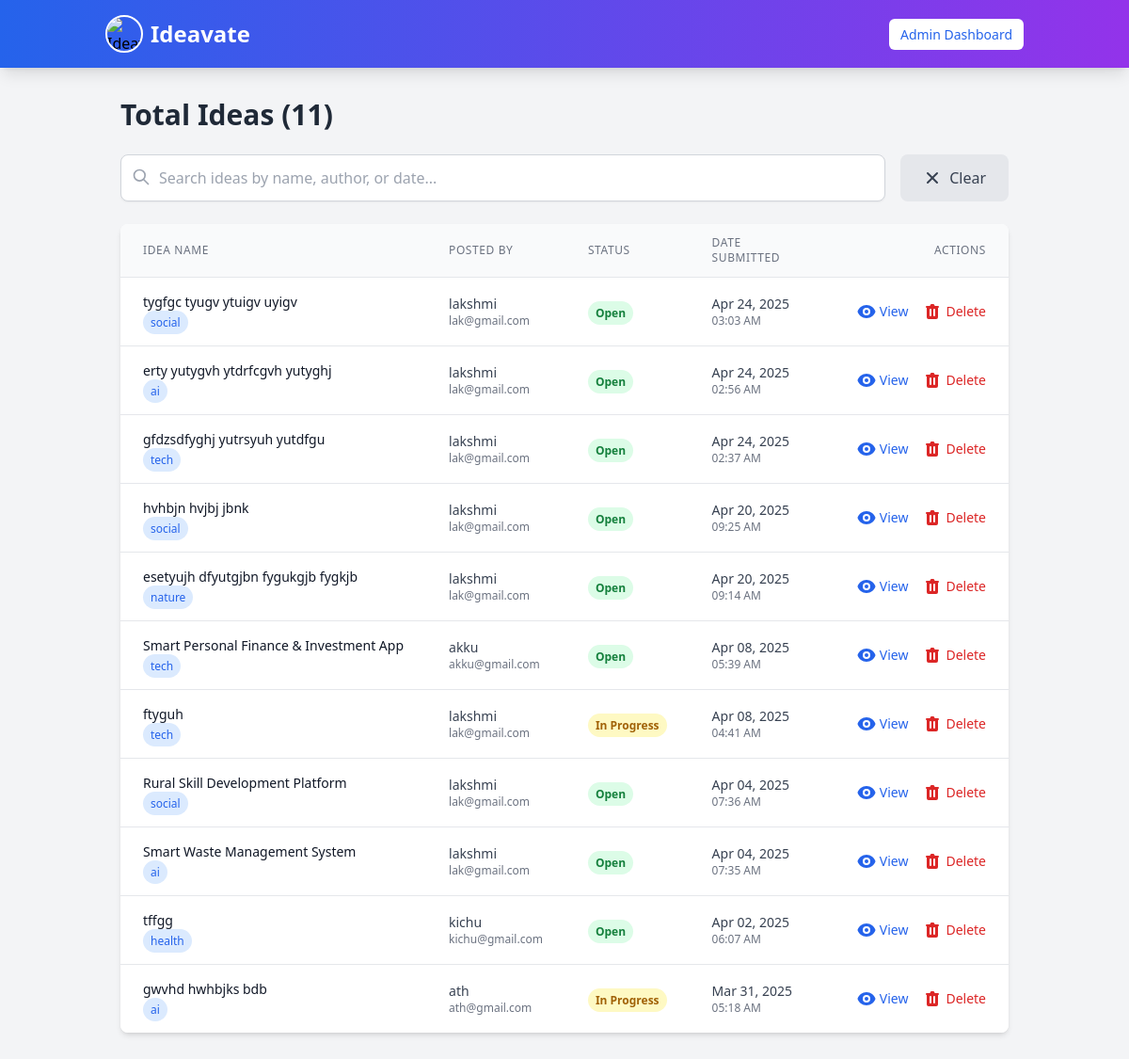
Before: /admin_dashboard/ideas/ (signed in) with the older database file.
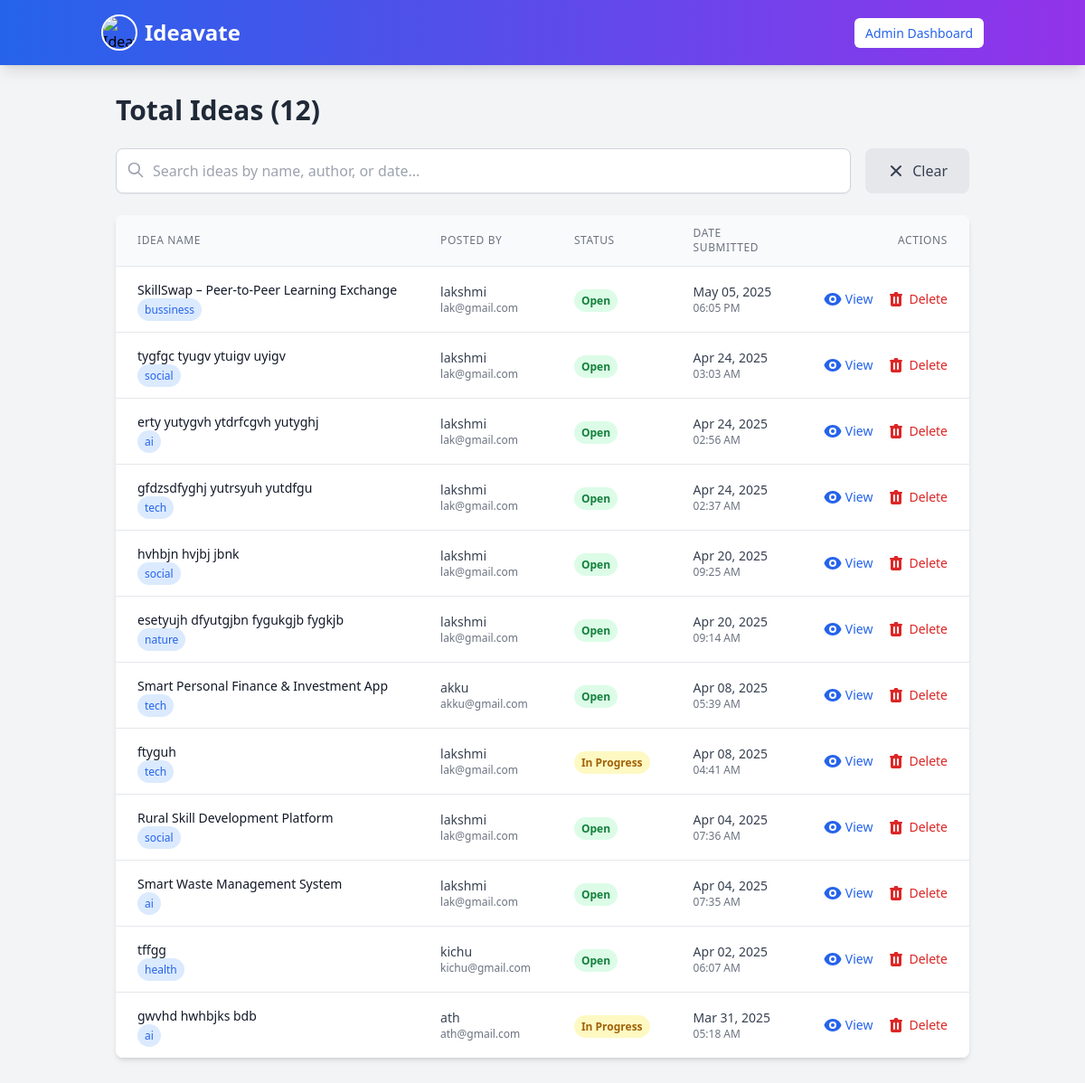
After: the same page with the newer database file.
### myapp/models.py (models this page shows, shortened)
class Idea(models.Model):
    user = models.ForeignKey(User, on_delete=models.CASCADE, related_name="ideas")
    idea_name = models.CharField(max_length=100)
    description = models.TextField(blank=True)
    category = models.CharField(max_length=100, blank=True, null=True)  # Example: Tech, Health, AI
    funding_goal = models.DecimalField(max_digits=10, decimal_places=2, null=True, blank=True)
    estimated_investment = models.DecimalField(max_digits=10, decimal_places=2, null=True, blank=True)
    collaboration = models.BooleanField(default=False)
    status = models.CharField(
        max_length=20,
        choices=[("open", "Open for Investment"), ("progress", "In Progress"), ("completed", "Completed")],
        default="open"
    )
    created_at = models.DateTimeField(auto_now_add=True)  # Timestamp when idea is posted
    updated_at = models.DateTimeField(auto_now=True)  # Timestamp when idea is modified
    class Meta:
        verbose_name = "Idea"
        verbose_name_plural = "Ideas"
        ordering = ["-created_at"]  # Show newest ideas first

class User(AbstractUser):
    is_user = models.BooleanField(default=False)
    is_organization = models.BooleanField(default=False)
    groups = models.ManyToManyField(Group, related_name="custom_user_groups", blank=True)
    user_permissions = models.ManyToManyField(Permission, related_name="custom_user_permissions", blank=True)

### myapp/views.py (the view)
# urls.py: path("admin_dashboard/ideas/",views. admin_ideas, name="admin_ideas"),
@user_passes_test(is_admin, login_url="signin")
def admin_ideas(request):
    ideas = Idea.objects.all()
    return render(request, "admin_ideas.html", {"ideas": ideas})

### myapp/views.py (called while the page is built)
def is_admin(user):
    return user.is_authenticated and user.is_superuser

### templates/admin_ideas.html (shortened to what the changed rows need)
{% extends "navbar.html" %}
{% block content %}
<div class="container mx-auto p-6">
    <h1 class="text-3xl font-bold text-gray-800 mb-6">Total Ideas ({{ ideas|length }})</h1>
    <div class="flex flex-col md:flex-row gap-4 mb-6">
        <div class="flex-1 relative">
        </div>
        <button onclick="clearSearch()"
                class="px-6 py-3 bg-gray-200 text-gray-700 rounded-lg hover:bg-gray-300 transition flex items-center gap-2">
        </button>
    </div>
    <div class="overflow-x-auto bg-white rounded-lg shadow-md">
        <table class="min-w-full divide-y divide-gray-200">
            <thead class="bg-gray-50">
                <tr>
                    <th scope="col" class="px-6 py-3 text-left text-xs font-medium text-gray-500 uppercase tracking-wider cursor-pointer hover:bg-gray-100" onclick="sortTable(0)">
                        Idea Name
                    </th>
                    <th scope="col" class="px-6 py-3 text-left text-xs font-medium text-gray-500 uppercase tracking-wider cursor-pointer hover:bg-gray-100" onclick="sortTable(1)">
                        Posted By
                    </th>
                    <th scope="col" class="px-6 py-3 text-left text-xs font-medium text-gray-500 uppercase tracking-wider cursor-pointer hover:bg-gray-100" onclick="sortTable(2)">
                        Status
                    </th>
                    <th scope="col" class="px-6 py-3 text-left text-xs font-medium text-gray-500 uppercase tracking-wider cursor-pointer hover:bg-gray-100" onclick="sortTable(3)">
                        Date Submitted
                    </th>
                    <th scope="col" class="px-6 py-3 text-right text-xs font-medium text-gray-500 uppercase tracking-wider">
                        Actions
                    </th>
                </tr>
            </thead>
            <tbody id="ideaTable" class="bg-white divide-y divide-gray-200">
                {% for idea in ideas %}
                <tr class="hover:bg-gray-50 transition">
                    <td class="px-6 py-4 whitespace-nowrap">
                        <div class="text-sm font-medium text-gray-900">{{ idea.idea_name|default:"Untitled Idea" }}</div>
                        {% if idea.category %}
                        <div class="text-xs text-blue-600 mt-1">
                            <span class="bg-blue-100 px-2 py-1 rounded-full">{{ idea.category }}</span>
                        </div>
                        {% endif %}
                    </td>
                    <td class="px-6 py-4 whitespace-nowrap">
                        <div class="text-sm text-gray-700">{{ idea.user.username }}</div>
                        <div class="text-xs text-gray-500">{{ idea.user.email }}</div>
                    </td>
                    <td class="px-6 py-4 whitespace-nowrap">
                        {% if idea.status == "open" %}
                            <span class="px-2 py-1 text-xs font-semibold leading-tight text-green-700 bg-green-100 rounded-full">
                                Open
                            </span>
                        {% elif idea.status == "progress" %}
                            <span class="px-2 py-1 text-xs font-semibold leading-tight text-yellow-700 bg-yellow-100 rounded-full">
                                In Progress
                            </span>
                        {% else %}
                            <span class="px-2 py-1 text-xs font-semibold leading-tight text-gray-700 bg-gray-100 rounded-full">
                                Completed
                            </span>
                        {% endif %}
                    </td>
                    <td class="px-6 py-4 whitespace-nowrap">
                        <div class="text-sm text-gray-700">{{ idea.created_at|date:"M d, Y" }}</div>
                        <div class="text-xs text-gray-500">{{ idea.created_at|date:"h:i A" }}</div>
                    </td>
                    <td class="px-6 py-4 whitespace-nowrap text-right text-sm font-medium">
                        <div class="flex justify-end space-x-4">
                            <a href="{% url 'idea_detail' idea.id %}" class="text-blue-600 hover:text-blue-900 transition flex items-center" title="View">
                                View
                            </a>
                            <form action="{% url 'delete_idea' idea.id %}" method="post" onsubmit="return confirm('Are you sure you want to delete this idea? This action cannot be undone.');">
                                <button type="submit" class="text-red-600 hover:text-red-900 transition flex items-center" title="Delete">
                                    Delete
                                </button>
                            </form>
                        </div>
                    </td>
                </tr>
                {% empty %}
                <tr>
                    <td colspan="5" class="px-6 py-4 text-center text-gray-500">
                        No ideas found. Would you like to create one?
                    </td>
                </tr>
                {% endfor %}
            </tbody>
        </table>
    </div>
</div>
{% endblock %}

Changed rows visible on the page:
added Idea: idea_name "SkillSwap – Peer-to-Peer Learning Exchange", category "bussiness", user.username "lakshmi", user.email "lak@gmail.com", status "Open", created_at "May 05, 2025", created_at "06:05 PM"
Other visible differences:
{{ ideas|length }}: "11" → "12"
